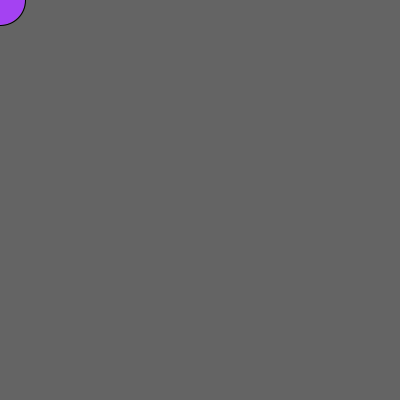
Frame 1 (no input)
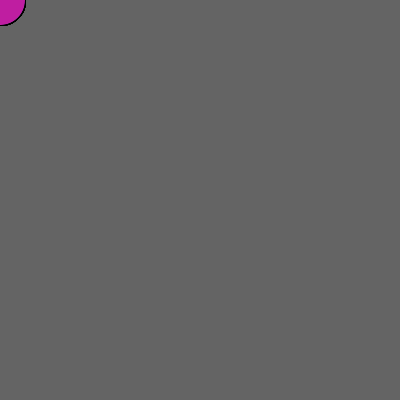
Frame 60 (the mouse pressed at the canvas centre just before this capture)
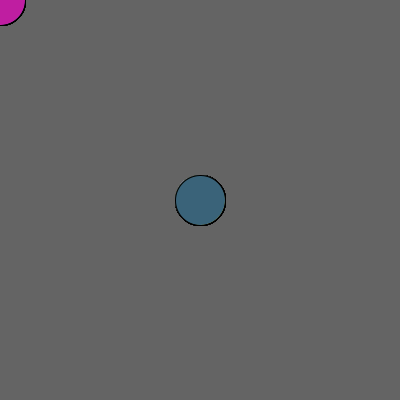
Frame 120 (the mouse held since frame 60 and released just before this capture)

The Processing sketch that drew these frames (run headless with seeded random() and noise(); from frame 60 on, the mouse is pressed at the canvas centre):

// Processing sketch: draw_loop_input
// ── draw_loop_input.pde
// Justin Bakse, PUDT 1203, Spring 2013

// draw_loop_input.pde
// Animates a flashing circle at the position of the mouse.
// demonstrates using the setup() and draw() functions and introduces interactivity

void setup() {
  size(400, 400);
  background(100);
}

void draw() {
  //background(100);
  fill(random(0,255), random(0,255), random(0,255));
  ellipse(mouseX, mouseY, 50, 50);
}
